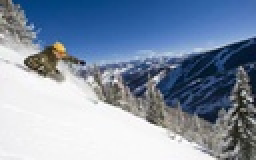
%> input picture data/bc2.jpg, 128 x 80 px, shrunk from 586 x 367 before the run (shown 2 times larger)
$ octave example_powderSkier.m   (GNU Octave 9; MATLAB toolbox functions it lacks are replaced by stand-ins)
%> lines starting %> are read from the running program, lines starting %| are printed output that depends on the picture
%> further down, im is the input picture: size 80x128x3 uint8; mean R, G, B 130.2, 146.1, 167.9
%> `lab = rgb2lab(im);`: lab: size 80x128x3 double; mean of channels 1, 2, 3 59.1, 1.9, -13.5
### meanShiftSegmentFinal.m
function [pts_out,xy_out,cluster_sizes,clusters,clustersXY] = meanShiftSegmentFinal(X,bandwidth,options)
%> called with bandwidth = [8 12 20]
% Compute the mean shift procedure on the input data and return the clustered output
%
% Adapted from:
% Comaniciu and Meer. "Mean Shift: A Robust Approach Toward Feature Space
% Analysis" IEE Transactions on Pattern Analysis and Machine Intelligence.
% Vol. 24, No. 5, May 2002.
    % parameters
    if nargin < 3
        error('Invlaid usage: pts, bandwidth=(color,space,clusterSize), [options]');
    elseif nargin == 2
        options = {};
    end
    if ~isfield(options,'tolExit')
        options.tolExit = 1;
    end
    if ~isfield(options,'maxLoops')
        options.maxLoops = 100;
    end
    if ~isfield(options,'debug')
        options.debug = 0;
    end
    if ~isfield(options,'kernel')
        options.kernel = 'G';
    end
    if ~isfield(options,'mode')
        options.mode = 'A';
    end
    if ~isfield(options,'crand')
        options.crand = 0;
    end
    if ~isfield(options,'smooth')
        options.smooth = 0;
    end
    if ~isfield(options,'smoothLevel')
        options.smoothLevel = 0.1;
    end
    if ~isfield(options,'cs')
        options.cs = 0;
    end

    % check the mode
    if options.mode == 'A'
        disp('Computing everything')
    elseif options.mode == 'M'
        disp('Computing mean shift only -- clusters will be empty list');
    elseif options.mode == 'C'
        disp('Computing clusters only -- assuming X are already shifted')
    else
        disp('Valid modes are [A]ll (default), [M]ean shift only, [C]usters only');
    end

    % define Kernel functions
    l = size(X,1);
%> l = 80
    w = size(X,2);
%> w = 128
    features = size(X,3);
%> features = 5
    if options.kernel == "G" % Gausian
        % 2*sigma^2 = bandwidth^2
        sigma_r = bandwidth(1)/sqrt(2);
        sigma_s = bandwidth(2)/sqrt(2);
        mGr = 1/(2*sigma_r^features);%(1/(2*pi*sigma_r^2))^(1/2);
%> mGr = 8.63e-05
        mGs = 1/(2*sigma_s^2);%(1/(2*pi*sigma_s^2))^(1/2);
        kernel = @(D)(mGr.*exp(-(D)/(2*sigma_r^2)));
        % if we use a fixed support we can pre-compute the distance weightings
        % use an odd-size square window with length greater than 5 times sigma
        wGxy = 2*floor(ceil(7*sigma_s)/2)+1;
        [xx,yy]=meshgrid(-(wGxy-1)/2:(wGxy-1)/2,-(wGxy-1)/2:(wGxy-1)/2);
        Gxy = mGs.*exp(-(xx.^2+yy.^2)/(2*sigma_s^2));
    elseif options.kernel == 'U' % Uniform
        kernel = @(D)(D<bandwidth(1)^2);
        % again we can use a fixed size window
        wGxy = floor(bandwidth(2)/2)*2+1;
        Gxy = ones(wGxy,wGxy);
    else
        error("Invalid Kernel Type: options are [G]ausian (default), [U]niform")
    end

    %%%%%%%%%%%%%%%%%%%%%%%%%%%%%%%%
    % first compute the mean shift %
    %%%%%%%%%%%%%%%%%%%%%%%%%%%%%%%%

    % loop until done shifting if requested
    if ~(options.mode == 'C')
        if options.debug
            tic
        end
        [currX,shiftData] = meanShift(X,Gxy,kernel,options);
        if options.debug
            t = toc;
            disp(['Total mean shift time: ', num2str(t), ' maxShifts: ', num2str(max(shiftData(:))), ...
                  ' medianShifts: ', num2str(median(shiftData(:))),' meanShifts: ', num2str(mean(shiftData(:)))]);
        end
    else
        currX = X;
    end
    % format the output points
    pts_out = currX(:,:,1:end-2);
    xy_out = currX(:,:,end-1:end);

    %%%%%%%%%%%%%%%%%%%%%%%%%%%%%%%%
    %  perform clustering on that  %
    %%%%%%%%%%%%%%%%%%%%%%%%%%%%%%%%

    % preform clustering is requested
    if ~(options.mode == 'M')
        if options.debug
            tic
        end
        if options.cs
            cluster_sizes = options.cs;
        elseif options.crand
            cluster_sizes = rand(l,w)*400;
        else
            [cluster_sizes] = computeClusterSizes(currX,bandwidth(1),max(size(Gxy)));
        end
        [clusters,clustersXY] = computeClusters(currX,cluster_sizes,bandwidth,max(size(Gxy)),options);
        if options.debug
            t = toc;
            disp(['Clustering Time: ', num2str(t)]);
        end
    else
        clusters = [];
        clustersXY = [];
        cluster_sizes = [];
    end
end

function [newX,shiftData] = meanShift(X,Gxy,kernel,options)
% given the original data X of size l by w by features where
% the last two features are (x,y) position and a spatial
% filter Gxy and a feature kernel and options compute
% the mean shift for each point and return it
    l = size(X,1);
%> l = 80
    w = size(X,2);
%> w = 128
    shiftData = zeros(l,w);
    deltaXY = (size(Gxy,1)-1)/2;
    % loop for now because vectored is too big
    currX = X;
    newX = currX;
    for i=1:l
        for j=1:w
            % we can note that because of fixed support we only care
            % about points within distance bandwith of the point and
            % can then compute the kernel for the color impact
            % we assume zero padding on the borders so compute the
            % various things we need to multiply and index with
            ieff = round(currX(i,j,end));
            jeff = round(currX(i,j,end-1));
            startX = jeff-deltaXY;
            endX = jeff+deltaXY;
            Gsx = 1;
            Gex = deltaXY*2+1;
            if startX < 1
                Gsx = -1*startX+2;
                startX = 1;
            else
                if endX >= size(X,2)
                    Gex = Gex - (endX-size(X,2));
                    endX = size(X,2);
                end
            end
            startY = ieff-deltaXY;
            endY = ieff+deltaXY;
            Gsy = 1;
            Gey = deltaXY*2+1;
            if startY < 1
                Gsy = -1*startY+2;
                startY = 1;
            else
                if endY >= size(X,1)
                    Gey = Gey - (endY-size(X,1));
                    endY = size(X,1);
                end
            end
            % now that we have the boundaries shift the point until
            % convergence to a local max (with perturbations to test
            % for saddle points)
            prevFinal = currX(i,j,:);
            for shifts=1:options.maxLoops
                % get the distance in the color space
                D1 = sum((X(startY:endY,startX:endX,1:end-2)-currX(i,j,1:end-2)).^2,3);
                % then compute the kernel of D (including /bandwidth)
                K1 = kernel(D1);
                K2 = Gxy(Gsy:Gey,Gsx:Gex);
                K = K1.*K2;
                % then compute the vectorized mean shift
                currX(i,j,:) = sum(sum(X(startY:endY,startX:endX,:).*K,1),2)/sum(K(:));
                % then check to see if we are converged
                delta = sum((currX(i,j,:)-newX(i,j,:)).^2,3);
                newX(i,j,:) = currX(i,j,:);
                if delta < options.tolExit
                    % if converged check to make sure we are at a local max
                    % by perturbing and only exiting if we have reached the
                    % same max twice
                    if sum((prevFinal - newX(i,j,:)).^2,3) < options.tolExit
                        shiftData(i,j) = shifts;
                        break;
                    else
                        prevFinal = newX(i,j,:);
                        newX(i,j,:) = newX(i,j,:) + rand(size(newX(i,j,:)));
                    end
                end
            end
        end
    end
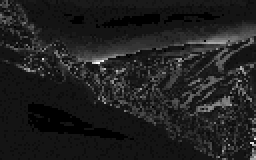
%> shiftData: size 80x128 double (shown 2 times larger); min 1, max 39, mean 5.8; drawn with min black and max white
end

% [141 lines left out: functions computeClusterSizes, computeClusters, not called in this run]

### example_powderSkier.m
clear;
im = imread('data/bc2.jpg');
lab = rgb2lab(im);
% add in XY coords
[X,Y] = meshgrid(1:size(lab,2),1:size(lab,1));
data = cat(3,lab,X,Y);
bw = [8,12,20];
options.debug = 1;
options.mode = 'M';
[pts_out,xy_out,~,~,~] = meanShiftSegmentFinal(data,bw,options);
%| Total mean shift time: 5.8917 maxShifts: 39 medianShifts: 4 meanShifts: 5.7691
%> in meanShiftSegmentFinal, `pts_out = currX(:,:,1:end-2);`:
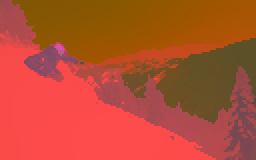
%> pts_out: size 80x128x3 double (shown 2 times larger); mean R, G, B 58.3, 2.1, -13.9; drawn with min black and max white
msPts = cat(3,pts_out,xy_out);
options.mode = 'C';
%> (the run ends here)

$ run again, with data/annie.jpg copied over data/bc2.jpg
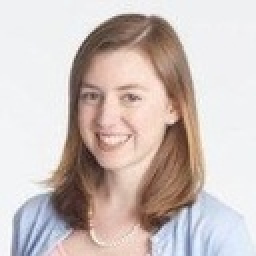
%> input picture data/annie.jpg, 128 x 128 px, shrunk from 167 x 167 before the run (shown 2 times larger)
%> im is the input picture: size 128x128x3 uint8; mean R, G, B 205.1, 192.7, 189
%> lab: size 128x128x3 double; mean of channels 1, 2, 3 78.3, 4.4, 4
%> after the loop in meanShift, `for i=1:l`:
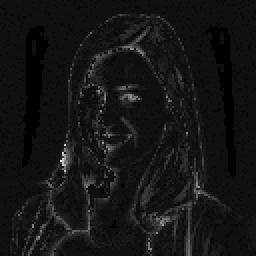
%> shiftData: size 128x128 double (shown 2 times larger); min 1, max 47, mean 4.9; drawn with min black and max white
%| Total mean shift time: 8.3552 maxShifts: 47 medianShifts: 4 meanShifts: 4.8508
%> in meanShiftSegmentFinal, `pts_out = currX(:,:,1:end-2);`:
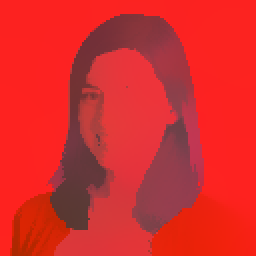
%> pts_out: size 128x128x3 double (shown 2 times larger); mean R, G, B 79.2, 4.3, 4; drawn with min black and max white
